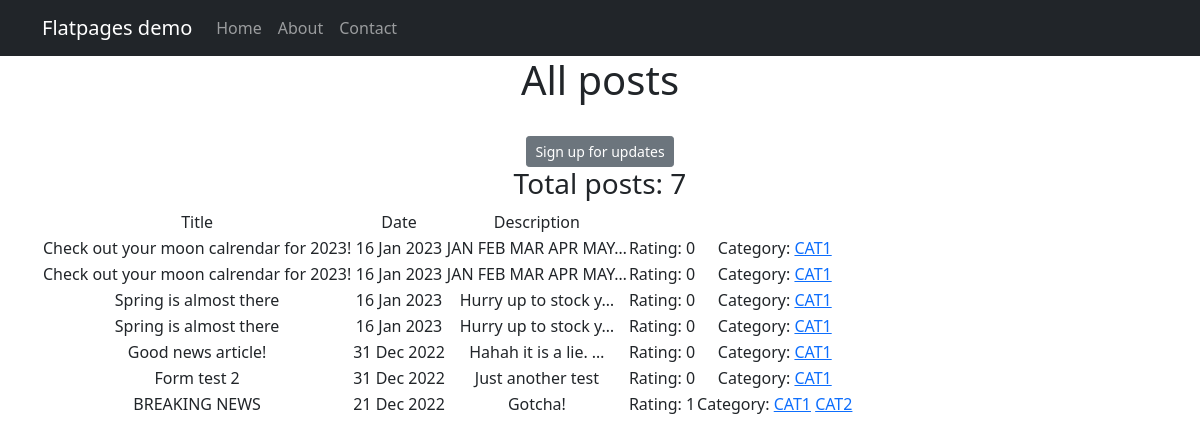
Page /posts/categories/1 on the committed database.
### posts/models.py (models this page shows, shortened)
class Post(models.Model):
    NEWS = "NEWS"
    ARTICLE = "ARTCL"
    CATEGORIES = ((NEWS, "News articles"), (ARTICLE, "Articles"))
    author_id = models.ForeignKey(Author, on_delete=models.CASCADE)
    category_type = models.CharField(max_length=5, choices=CATEGORIES, default=NEWS)
    created_at = models.DateTimeField(auto_now_add=True)
    category_id = models.ManyToManyField(Category, through='PostCategory')
    title = models.CharField(max_length=128)
    text = models.TextField()
    rating = models.IntegerField(default=0)
    def __str__(self):
        return f'{self.title.title()}: {self.text[:20]}'

class Category(models.Model):
    name = models.CharField(max_length=128, unique=True)
    subscribers = models.ManyToManyField(User)
    related_name = 'categories'
    def __str__(self):
        return f'{self.name}'

### posts/views.py (the view)
# urls.py: path('categories/<int:pk>', CategoryPostsList.as_view(), name='category_posts_list'),
class CategoryPostsList(ListView):
    model = Post
    template_name = 'category_list.html'
    context_object_name = "category_items_list"
    def get_queryset(self):
        self.category = get_object_or_404(Category, id=self.kwargs['pk'])
        qs = Post.objects.filter(category_id=self.category).order_by('-created_at')
        print(qs)
        return qs
    def get_context_data(self, **kwargs):
        context = super().get_context_data(**kwargs)
        context['not_subscriber'] = self.request.user not in self.category.subscribers.all()
        context['category'] = self.category
        return context

### posts/templatetags/custom_filters.py (called while the page is built)
@register.filter()
def censorship(value):
    word = 'reallybadword'
    if not isinstance(value, str):
        raise ValueError(f"String is expected, got {type(value)}")
    for w in value.split():
        if w.lower() == word:
            value = value.replace(w, f"{w[0]}{'*' * (len(w) - 1)}")
    return value

### templates/category_list.html (shortened to what this page needs)
{% extends 'flatpages/default.html' %}
{% load custom_tags %}
{% load custom_filters %}
{% block content %}
    <h1>All posts</h1>
    <br>
    <a href="{% url 'subscribe' category.id %}" class="btn btn-secondary btn-sm">Sign up for updates</a>
    {% if category_items_list %}
        <h3>Total posts: {{ category_items_list|length }}</h3>
        <table>
        <tr>
            <td>Title</td>
            <td>Date</td>
            <td>Description</td>
        </tr>
        {% for post in category_items_list %}
            <tr>
                <td>{{ post.title|censorship }}</td>
                <td>{{ post.created_at|date:'d M Y' }}</td>
                <td>{{ post.text|truncatechars:20|censorship }}</td>
                <td> Rating: {{ post.rating }} </td>
                <td> Category:
                    {% for category in post.category_id.all %}
                        <a href={% url 'category_posts_list' category.id %}> {{ category }}</a>
                    {% endfor %} </td>
            </tr>
        {% endfor %}
    {% else %}
        <h2>No topics available</h2>
    {% endif %}
{% endblock content %}

### templates/flatpages/default.html (shortened to what this page needs)
<!DOCTYPE html>
<html lang="en">
<head>
    {% load static %}
    <link href="{% static 'css/styles.css' %}" rel="stylesheet"/>
</head>
<body>
<nav class="navbar navbar-expand-lg navbar-dark bg-dark static-top">
   <div class="container">
       <a class="navbar-brand" href="#">Flatpages demo</a>
       <div class="collapse navbar-collapse" id="navbarResponsive">
           <ul class="navbar-nav ml-auto">
               <li class="nav-item active">
                   <a class="nav-link" href="/">Home</a>
               </li>
               <li class="nav-item">
                   <a class="nav-link" href="/about/">About</a>
               </li>
               <li class="nav-item">
                   <a class="nav-link" href="/contacts/">Contact</a>
               </li>
           </ul>
       </div>
   </div>
</nav>
<div class="container">
    <div class="row">
        <div class="col-lg-12 text-center">
    {% block content %}
    {% endblock content %}
        </div>
    </div>
</div>
</body>
</html>

### rows in the picture
Post: title|censorship "Check out your moon calrendar for 2023!", created_at "16 Jan 2023", text|censorship "JAN FEB MAR APR MAY…", rating "0"
Category: name "CAT1"
Post: title|censorship "Check out your moon calrendar for 2023!", created_at "16 Jan 2023", text|censorship "JAN FEB MAR APR MAY…", rating "0"
Post: title|censorship "Spring is almost there", created_at "16 Jan 2023", text|censorship "Hurry up to stock y…", rating "0"
Post: title|censorship "Spring is almost there", created_at "16 Jan 2023", text|censorship "Hurry up to stock y…", rating "0"
Post: title|censorship "Good news article!", created_at "31 Dec 2022", text|censorship "Hahah it is a lie. …", rating "0"
Post: title|censorship "Form test 2", created_at "31 Dec 2022", text|censorship "Just another test", rating "0"
Post: title|censorship "BREAKING NEWS", created_at "21 Dec 2022", text|censorship "Gotcha!", rating "1"
Category: name "CAT2"

### other values in the picture
{{ category_items_list|length }} "7"
